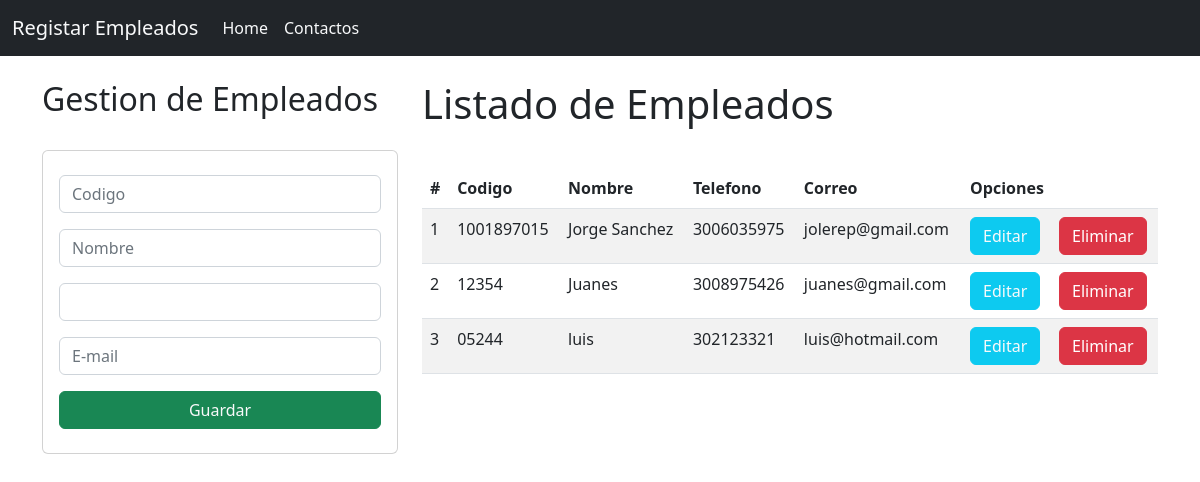
The page / on the database its author committed.
### Personas/models.py (models this page shows, shortened)
class Empleado(models.Model):
    codigo=models.CharField(primary_key=True, max_length=20)
    nombre=models.CharField(max_length=50)
    telefono=models.PositiveBigIntegerField()
    correo=models.CharField(max_length=50)

### Personas/views.py (the view)
# urls.py: path('', views.home),
def home(request):
    empleadosListados = Empleado.objects.all()
    return render(request, "gestionEmpleado.html", {"empleados": empleadosListados} )

### Personas/templates/gestionEmpleado.html (shortened to what this page needs)
{% extends "./base.html" %}
{% block content %}
<div class="row">
    <div class="col-sm-12 col-md-6 col-lg-4 col-xl-4 ">
        <h2>Gestion de Empleados</h2><br>
        <div class="card ">
            <div class="card-body">
                <form action="/registrarEmpleados/" method="POST"> {% csrf_token %}
                    <div class="form-group py-2">
                        <input type="text" id="txtCodigo" name="txtCodigo" class="form-control" placeholder="Codigo" minlength="5" maxlength="20" required>
                    </div>
                    <div class="form-group py-2">
                        <input type="text" id="txtNombre" name="txtNombre" class="form-control" placeholder="Nombre" maxlength="50" required>
                    </div>
                    <div class="form-group py-2">
                        <input type="text" id="txtTelefono" name="txtTelefono" class="form-control" maxlength="20" required>
                    </div>
                    <div class="form-group py-2">
                        <input type="text" id="txtCorreo" name="txtCorreo" class="form-control" placeholder="E-mail" minlength="5" maxlength="50" required>
                    </div>
                    <div class="form-group d-grid gap-2 py-2">
                        <button type="submit" class="btn btn-success btn-block text-light ">Guardar</button>
                    </div>
                </form>
            </div>
        </div>
    </div>
    <div class="col-sm-12 col-md-6 col-lg-8 col-xl-8">
        <h1>Listado de Empleados</h1><br>
        <div class="table-responsive py-2">
            <table class="table table-striped">
                <thead>
                    <tr>
                        <th>#</th>
                        <th>Codigo</th>
                        <th>Nombre</th>
                        <th>Telefono</th>
                        <th>Correo</th>
                        <th colspan="2">Opciones</th>
                    </tr>
                </thead>
                <tbody>
                    {% for c in empleados %}
                    <tr>
                        <td>{{forloop.counter}}</td>
                        <td>{{c.codigo}}</td>
                        <td>{{c.nombre}}</td>
                        <td>{{c.telefono}}</td>
                        <td>{{c.correo}}</td>
                        <td><a href="editarEmpleado/{{c.codigo}}" class="btn btn-info text-light">Editar</a></td>
                        <td><a href="eliminarEmpleado/{{c.codigo}}" class="btn btn-danger">Eliminar</a></td>
                    </tr>
                    {% endfor %}
                </tbody>
            </table>
        </div>
    </div>
</div>
{% endblock content %}

### Personas/templates/base.html (shortened to what this page needs)
<!DOCTYPE html>
<html lang="en">
<head>
    <link href="https://cdn.jsdelivr.net/npm/bootstrap@5.2.0/dist/css/bootstrap.min.css" rel="stylesheet">
</head>
<body>
    <nav class="navbar navbar-expand-lg bg-dark">
        <div class="container-fluid">
            <a class="navbar-brand text-light" href="#">Registar Empleados</a>
            <div class="collapse navbar-collapse" id="navbarNav">
            <ul class="navbar-nav">
                <li class="nav-item">
                <a class="nav-link active text-light" aria-current="page" href="#">Home</a>
                </li>
                <li class="nav-item">
                <a class="nav-link text-light" href="#">Contactos</a>
                </li>
            </ul>
            </div>
        </div>
        </nav>
        <div class="container py-4">
            {% block content %}
            {% endblock content %}
        </div>
</body>
</html>

### rows shown on the page
Empleado: codigo "1001897015", nombre "Jorge Sanchez", telefono "3006035975", correo "jolerep@gmail.com"
Empleado: codigo "12354", nombre "Juanes", telefono "3008975426", correo "juanes@gmail.com"
Empleado: codigo "05244", nombre "luis", telefono "302123321", correo "luis@hotmail.com"
